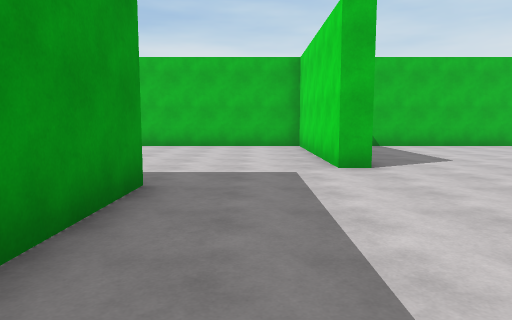
[1] (above)

24 first-person views from a walk through a 3-D level made in the Unity game engine. The camera is 1.4 m above the floor, tilts 6° down and sees 70° across. The floor is counted in squares, 2 m on a side. Each view is taken from the middle of a square. On the plan, view 1 faces up. The plan holds only what a view shows up to about 11 squares ahead; the rest is blank. The player character is not drawn. Surface patterns are stand-ins for the level's own textures.

[2]
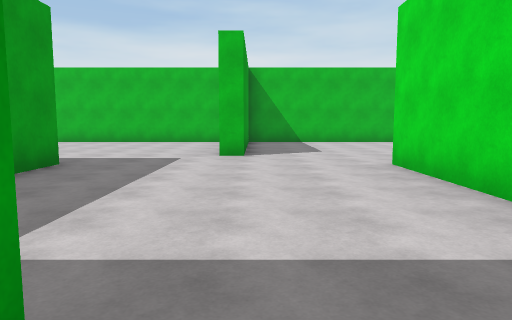

[3]
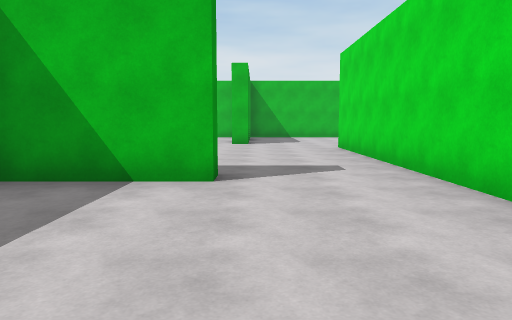

[4]
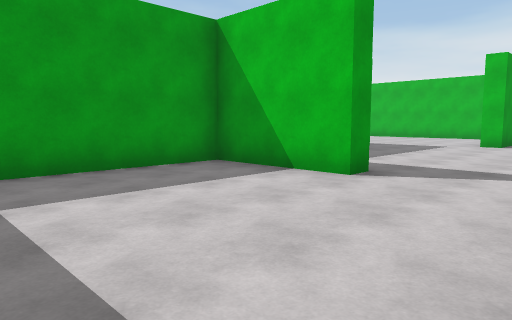

[5]
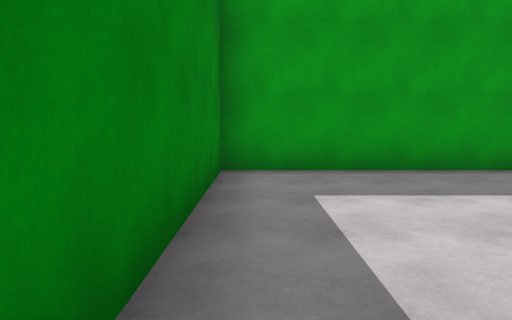

[6]
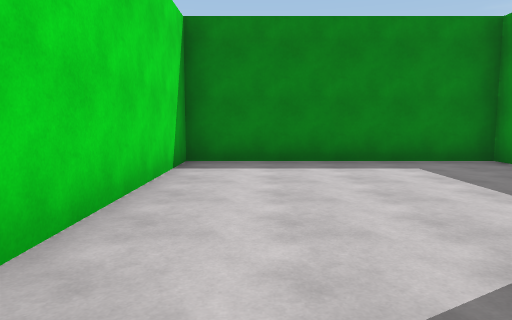

[7]
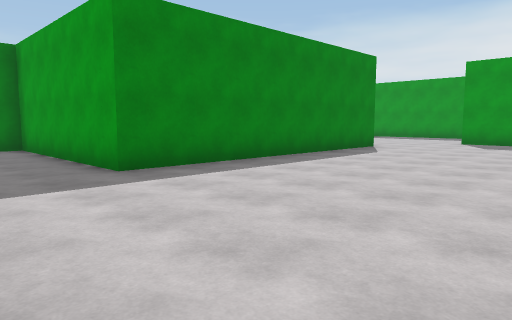

[8]
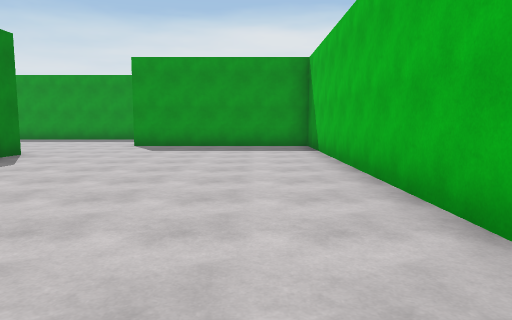

[9]
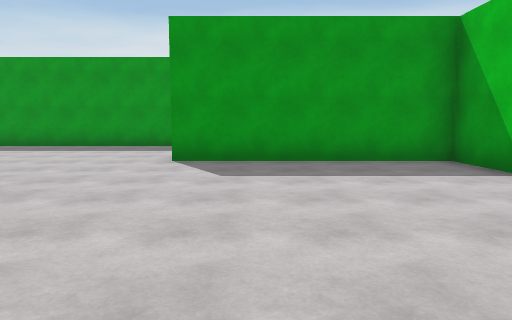

[10]
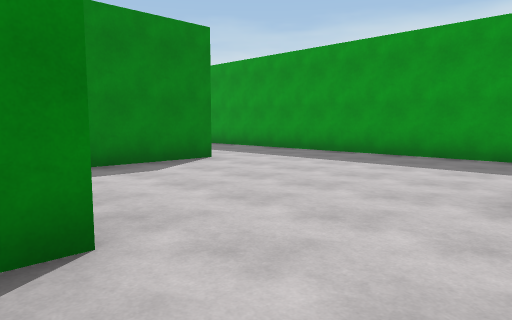

[11]
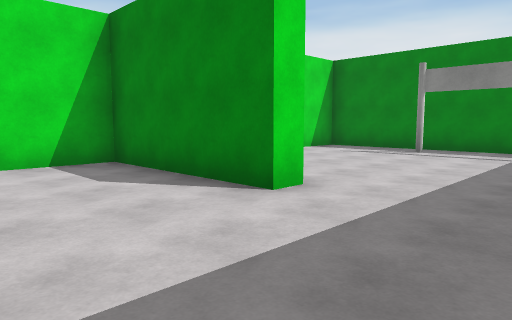

[12]
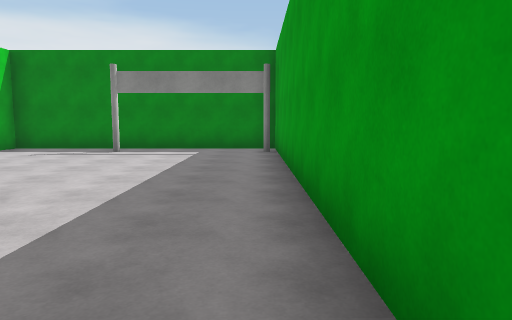

[13]
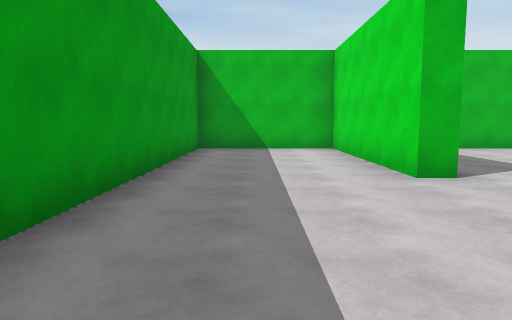

[14]
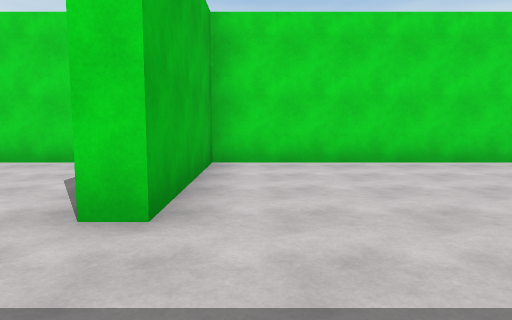

[15]
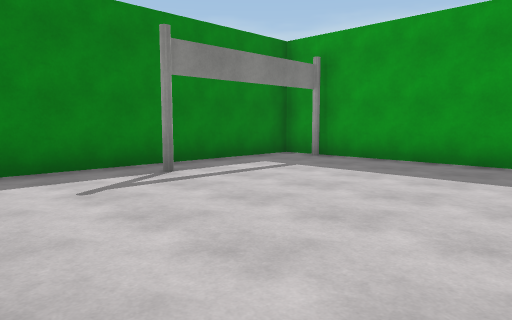

[16]
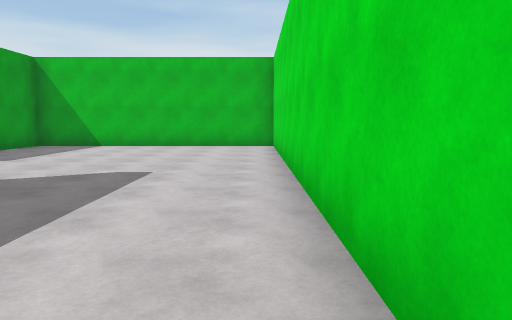

[17]
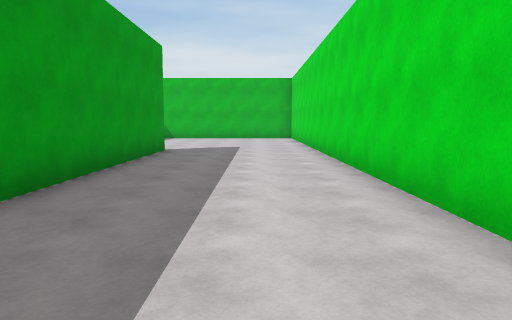

[18]
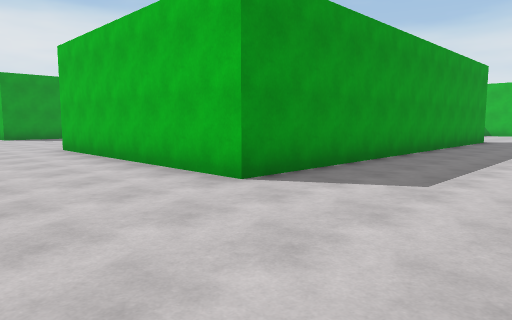

[19]
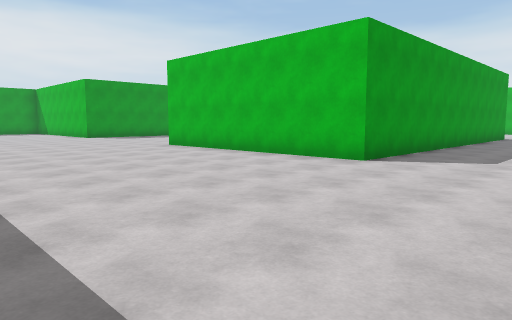

[20]
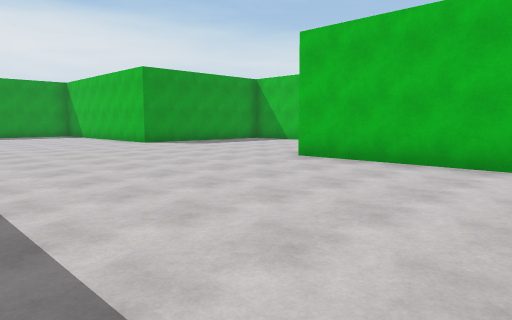

[21]
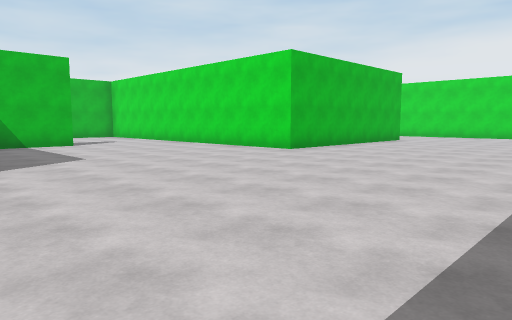

[22]
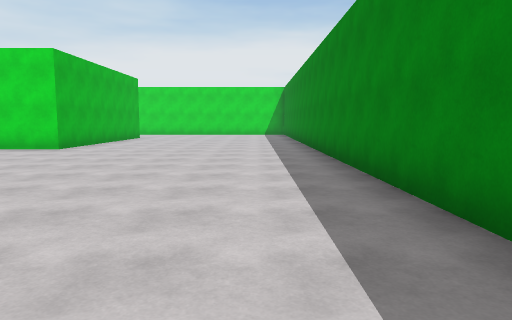

[23]
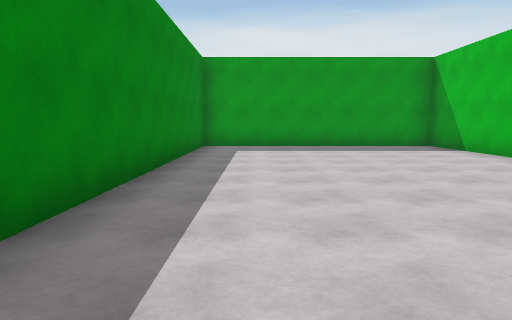

[24]
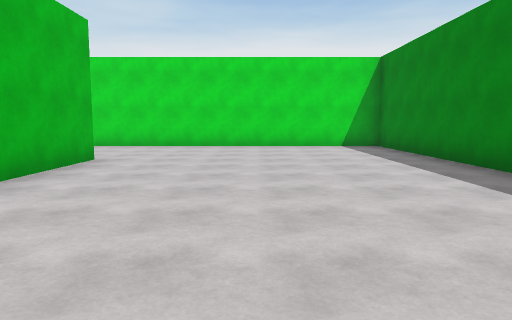

### Floor plan
Points are (right, up) in squares from view 1. A wall is a line through its corners. A room is listed if a view was taken in it or the views show most of it. See-through windows are left out.
Room 1 (views 1, 2, 3, 4, 5, 6)
walls: (1.5, -1.1) (1.5, -1.7) (-1.2, -1.7) (-1.2, -6.5) (4.3, -6.5) (4.3, 4); (-1.2, 4) (-1.2, -1.2); (1.8, 5.5) (1.3, 5.5)
ways out: opening at (0.5, 4.5) to room 2; opening at (2.5, 4.2) to room 3
Room 2 (views 7, 8, 9, 10, 11, 12, 13, 14, 15)
walls: (-8.9, 4) (-1.2, 4); (1.3, 5.5) (1.3, 10.5) (-11.5, 10.5) (-11.5, 5.5) (-12, 5.5) (-12, 10.5) (-15.5, 10.5) (-15.5, -6.5) (-8.8, -6.5) (-8.8, -0.3) (-12.5, -0.3) (-12.5, 0.2) (-8.8, 0.2) (-8.8, 3.4)
ways out: opening at (0.5, 4.5) to room 1
objects: cylinder (-15, -6) to (-15, -5); cylinder (-12, -6) to (-12, -5)
Room 3 (views 16, 17, 18, 19, 20, 21, 22, 23, 24)
walls: (-5.1, -1.7) (-7.1, -1.7); (2.9, -13.5) (8.5, -13.5) (8.5, -5.2); (-12.1, -7) (-15.5, -7) (-15.5, -13.5) (0, -13.5); (8.5, -3) (8.5, 10.2); (4.8, 4) (4.8, -7) (-1.7, -7) (-1.7, -4.5); (8.6, 10.5) (1.8, 10.5) (1.8, 5.5)
ways out: opening at (2.5, 4.2) to room 1

Where each view was taken, in squares from view 1:
view 1: 0 up, 0 right, facing up
view 2: 2 down, 2 right, facing up
view 3: 6 down, 2 right, facing up
view 4: 6 down, 4 right, facing up-left
view 5: 6 down, 4 right, facing left
view 6: 0 up, 3 right, facing down
view 7: 9 up, 1 right, facing down-left
view 8: 9 up, 1 left, facing left
view 9: 7 up, 5 left, facing left
view 10: 6 up, 8 left, facing down-left
view 11: 3 up, 15 left, facing down-right
view 12: 3 up, 15 left, facing down
view 13: 1 up, 14 left, facing up
view 14: 1 down, 15 left, facing right
view 15: 1 down, 9 left, facing down-left
view 16: 0 up, 8 right, facing up
view 17: 5 down, 7 right, facing up
view 18: 10 down, 8 right, facing up-left
view 19: 13 down, 8 right, facing up-left
view 20: 13 down, 3 right, facing up-left
view 21: 13 down, 9 left, facing up-right
view 22: 12 down, 11 left, facing right
view 23: 12 down, 5 left, facing left
view 24: 10 down, 2 left, facing right
